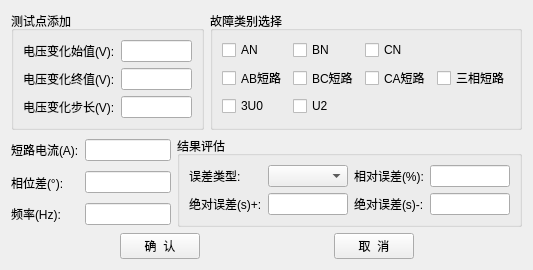
<?xml version="1.0" encoding="UTF-8"?>
<ui version="4.0">
 <class>QVolInverAddMultDlg</class>
 <widget class="QDialog" name="QVolInverAddMultDlg">
  <property name="geometry">
   <rect>
    <x>0</x>
    <y>0</y>
    <width>533</width>
    <height>237</height>
   </rect>
  </property>
  <property name="windowTitle">
   <string>添加系列</string>
  </property>
  <layout class="QGridLayout" name="gridLayout" rowstretch="0,0,0,0,0">
   <item row="0" column="3">
    <widget class="QGroupBox" name="groupBox_FaultTypeChoose">
     <property name="sizePolicy">
      <sizepolicy hsizetype="Preferred" vsizetype="Preferred">
       <horstretch>0</horstretch>
       <verstretch>0</verstretch>
      </sizepolicy>
     </property>
     <property name="title">
      <string>故障类别选择</string>
     </property>
     <layout class="QGridLayout" name="gridLayout_4">
      <item row="0" column="0">
       <widget class="QSttCheckBox" name="m_pAN_CheckBox">
        <property name="sizePolicy">
         <sizepolicy hsizetype="Preferred" vsizetype="Fixed">
          <horstretch>0</horstretch>
          <verstretch>0</verstretch>
         </sizepolicy>
        </property>
        <property name="text">
         <string>AN</string>
        </property>
       </widget>
      </item>
      <item row="0" column="1">
       <widget class="QSttCheckBox" name="m_pBN_CheckBox">
        <property name="sizePolicy">
         <sizepolicy hsizetype="Preferred" vsizetype="Fixed">
          <horstretch>0</horstretch>
          <verstretch>0</verstretch>
         </sizepolicy>
        </property>
        <property name="text">
         <string>BN</string>
        </property>
       </widget>
      </item>
      <item row="0" column="3">
       <widget class="QSttCheckBox" name="m_pCN_CheckBox">
        <property name="sizePolicy">
         <sizepolicy hsizetype="Preferred" vsizetype="Fixed">
          <horstretch>0</horstretch>
          <verstretch>0</verstretch>
         </sizepolicy>
        </property>
        <property name="text">
         <string>CN</string>
        </property>
       </widget>
      </item>
      <item row="1" column="3">
       <widget class="QSttCheckBox" name="m_pCA_CheckBox">
        <property name="sizePolicy">
         <sizepolicy hsizetype="Preferred" vsizetype="Fixed">
          <horstretch>0</horstretch>
          <verstretch>0</verstretch>
         </sizepolicy>
        </property>
        <property name="text">
         <string>CA短路</string>
        </property>
       </widget>
      </item>
      <item row="1" column="0">
       <widget class="QSttCheckBox" name="m_pAB_CheckBox">
        <property name="sizePolicy">
         <sizepolicy hsizetype="Preferred" vsizetype="Fixed">
          <horstretch>0</horstretch>
          <verstretch>0</verstretch>
         </sizepolicy>
        </property>
        <property name="text">
         <string>AB短路</string>
        </property>
       </widget>
      </item>
      <item row="2" column="0">
       <widget class="QSttCheckBox" name="m_p3U0_CheckBox">
        <property name="sizePolicy">
         <sizepolicy hsizetype="Preferred" vsizetype="Fixed">
          <horstretch>0</horstretch>
          <verstretch>0</verstretch>
         </sizepolicy>
        </property>
        <property name="text">
         <string>3U0</string>
        </property>
       </widget>
      </item>
      <item row="1" column="1" colspan="2">
       <widget class="QSttCheckBox" name="m_pBC_CheckBox">
        <property name="sizePolicy">
         <sizepolicy hsizetype="Preferred" vsizetype="Fixed">
          <horstretch>0</horstretch>
          <verstretch>0</verstretch>
         </sizepolicy>
        </property>
        <property name="text">
         <string>BC短路</string>
        </property>
       </widget>
      </item>
      <item row="2" column="1">
       <widget class="QSttCheckBox" name="m_pU2_CheckBox">
        <property name="sizePolicy">
         <sizepolicy hsizetype="Preferred" vsizetype="Fixed">
          <horstretch>0</horstretch>
          <verstretch>0</verstretch>
         </sizepolicy>
        </property>
        <property name="text">
         <string>U2</string>
        </property>
       </widget>
      </item>
      <item row="1" column="4">
       <widget class="QSttCheckBox" name="m_pABC_CheckBox">
        <property name="sizePolicy">
         <sizepolicy hsizetype="Preferred" vsizetype="Fixed">
          <horstretch>0</horstretch>
          <verstretch>0</verstretch>
         </sizepolicy>
        </property>
        <property name="text">
         <string>三相短路</string>
        </property>
       </widget>
      </item>
     </layout>
     <zorder>m_pCN_CheckBox</zorder>
     <zorder>m_pBN_CheckBox</zorder>
     <zorder>m_pAN_CheckBox</zorder>
     <zorder>m_pCA_CheckBox</zorder>
     <zorder>m_pAB_CheckBox</zorder>
     <zorder>m_pU2_CheckBox</zorder>
     <zorder>m_pBN_CheckBox</zorder>
     <zorder>m_pCN_CheckBox</zorder>
     <zorder>m_p3U0_CheckBox</zorder>
     <zorder>m_pAN_CheckBox</zorder>
     <zorder>m_pBC_CheckBox</zorder>
     <zorder>m_pABC_CheckBox</zorder>
    </widget>
   </item>
   <item row="0" column="0" colspan="3">
    <widget class="QSttGroupBox" name="groupBox_AddTestPoint">
     <property name="sizePolicy">
      <sizepolicy hsizetype="Preferred" vsizetype="Preferred">
       <horstretch>0</horstretch>
       <verstretch>0</verstretch>
      </sizepolicy>
     </property>
     <property name="title">
      <string>测试点添加</string>
     </property>
     <layout class="QGridLayout" name="gridLayout_3" columnstretch="0,0" rowminimumheight="0,0,0" columnminimumwidth="0,0">
      <item row="0" column="0">
       <widget class="QLabel" name="m_pVChangeStartLabel">
        <property name="text">
         <string>电压变化始值(V):</string>
        </property>
       </widget>
      </item>
      <item row="0" column="1">
       <widget class="QSettingLineEdit" name="m_pVChangeStartEdit"/>
      </item>
      <item row="1" column="0">
       <widget class="QLabel" name="m_pVChangeEndLabel">
        <property name="text">
         <string>电压变化终值(V):</string>
        </property>
       </widget>
      </item>
      <item row="1" column="1">
       <widget class="QSettingLineEdit" name="m_pVChangeEndEdit"/>
      </item>
      <item row="2" column="0">
       <widget class="QLabel" name="m_pVChangeStepLabel">
        <property name="text">
         <string>电压变化步长(V):</string>
        </property>
       </widget>
      </item>
      <item row="2" column="1">
       <widget class="QSettingLineEdit" name="m_pVChangeStepEdit"/>
      </item>
     </layout>
    </widget>
   </item>
   <item row="1" column="0">
    <widget class="QLabel" name="m_pDLCurrentLabel">
     <property name="text">
      <string>短路电流(A):</string>
     </property>
    </widget>
   </item>
   <item row="1" column="1">
    <widget class="QSettingLineEdit" name="m_pDLCurrentEdit"/>
   </item>
   <item row="2" column="1">
    <widget class="QSettingLineEdit" name="m_pFPhaseDiffEdit"/>
   </item>
   <item row="3" column="0">
    <widget class="QLabel" name="m_pFreLabel">
     <property name="text">
      <string>频率(Hz):</string>
     </property>
    </widget>
   </item>
   <item row="2" column="0">
    <widget class="QLabel" name="m_pFPhaseDiffLabel">
     <property name="text">
      <string>相位差(°):</string>
     </property>
    </widget>
   </item>
   <item row="4" column="0" colspan="4">
    <layout class="QHBoxLayout" name="horizontalLayout_3">
     <item>
      <spacer name="horizontalSpacer_2">
       <property name="orientation">
        <enum>Qt::Horizontal</enum>
       </property>
       <property name="sizeHint" stdset="0">
        <size>
         <width>40</width>
         <height>20</height>
        </size>
       </property>
      </spacer>
     </item>
     <item>
      <widget class="QPushButton" name="m_pOK_PushButton">
       <property name="text">
        <string>确  认</string>
       </property>
       <property name="autoDefault">
        <bool>false</bool>
       </property>
      </widget>
     </item>
     <item>
      <spacer name="horizontalSpacer">
       <property name="orientation">
        <enum>Qt::Horizontal</enum>
       </property>
       <property name="sizeHint" stdset="0">
        <size>
         <width>128</width>
         <height>20</height>
        </size>
       </property>
      </spacer>
     </item>
     <item>
      <widget class="QPushButton" name="m_pCancel_PushButton">
       <property name="text">
        <string>取  消</string>
       </property>
       <property name="autoDefault">
        <bool>false</bool>
       </property>
      </widget>
     </item>
     <item>
      <spacer name="horizontalSpacer_3">
       <property name="orientation">
        <enum>Qt::Horizontal</enum>
       </property>
       <property name="sizeHint" stdset="0">
        <size>
         <width>40</width>
         <height>20</height>
        </size>
       </property>
      </spacer>
     </item>
    </layout>
   </item>
   <item row="3" column="1">
    <widget class="QSettingLineEdit" name="m_pFreEdit"/>
   </item>
   <item row="1" column="2" rowspan="3" colspan="2">
    <widget class="QSttGroupBox" name="gridGroupBox">
     <property name="title">
      <string>结果评估</string>
     </property>
     <layout class="QGridLayout" name="gridLayout_2">
      <item row="0" column="0">
       <widget class="QLabel" name="m_pErrorTypeLabel">
        <property name="text">
         <string>误差类型:</string>
        </property>
       </widget>
      </item>
      <item row="0" column="1">
       <widget class="QScrollComboBox" name="m_pCmb_ErrorType"/>
      </item>
      <item row="0" column="2">
       <widget class="QLabel" name="m_pRelativeLabel">
        <property name="text">
         <string>相对误差(%):</string>
        </property>
       </widget>
      </item>
      <item row="0" column="3">
       <widget class="QSettingLineEdit" name="m_pRelativeEdit">
        <property name="sizePolicy">
         <sizepolicy hsizetype="MinimumExpanding" vsizetype="Fixed">
          <horstretch>0</horstretch>
          <verstretch>0</verstretch>
         </sizepolicy>
        </property>
        <property name="minimumSize">
         <size>
          <width>80</width>
          <height>0</height>
         </size>
        </property>
       </widget>
      </item>
      <item row="1" column="0">
       <widget class="QLabel" name="m_pAbsAddLabel">
        <property name="text">
         <string>绝对误差(s)+:</string>
        </property>
       </widget>
      </item>
      <item row="1" column="1">
       <widget class="QSettingLineEdit" name="m_pAbsAddEdit">
        <property name="sizePolicy">
         <sizepolicy hsizetype="MinimumExpanding" vsizetype="Fixed">
          <horstretch>0</horstretch>
          <verstretch>0</verstretch>
         </sizepolicy>
        </property>
        <property name="minimumSize">
         <size>
          <width>80</width>
          <height>0</height>
         </size>
        </property>
       </widget>
      </item>
      <item row="1" column="2">
       <widget class="QLabel" name="m_pAbsDownLabel">
        <property name="text">
         <string>绝对误差(s)-:</string>
        </property>
       </widget>
      </item>
      <item row="1" column="3">
       <widget class="QSettingLineEdit" name="m_pAbsDownEdit">
        <property name="sizePolicy">
         <sizepolicy hsizetype="MinimumExpanding" vsizetype="Fixed">
          <horstretch>0</horstretch>
          <verstretch>0</verstretch>
         </sizepolicy>
        </property>
        <property name="minimumSize">
         <size>
          <width>80</width>
          <height>0</height>
         </size>
        </property>
       </widget>
      </item>
     </layout>
    </widget>
   </item>
  </layout>
 </widget>
 <customwidgets>
  <customwidget>
   <class>QSettingLineEdit</class>
   <extends>QLineEdit</extends>
   <header>../../UI/Controls/SettingCtrls/qsettinglineedit.h</header>
  </customwidget>
  <customwidget>
   <class>QSttGroupBox</class>
   <extends>QGroupBox</extends>
   <header>../../Module/UI/Controls/SttGroupBox.h</header>
   <container>1</container>
  </customwidget>
  <customwidget>
   <class>QSttCheckBox</class>
   <extends>QCheckBox</extends>
   <header>../../Module/UI/Controls/SttCheckbox.h</header>
  </customwidget>
  <customwidget>
   <class>QScrollComboBox</class>
   <extends>QComboBox</extends>
   <header>../../Module/UI/Module/ScrollCtrl/ScrollComboBox.h</header>
  </customwidget>
 </customwidgets>
 <resources/>
 <connections/>
</ui>
